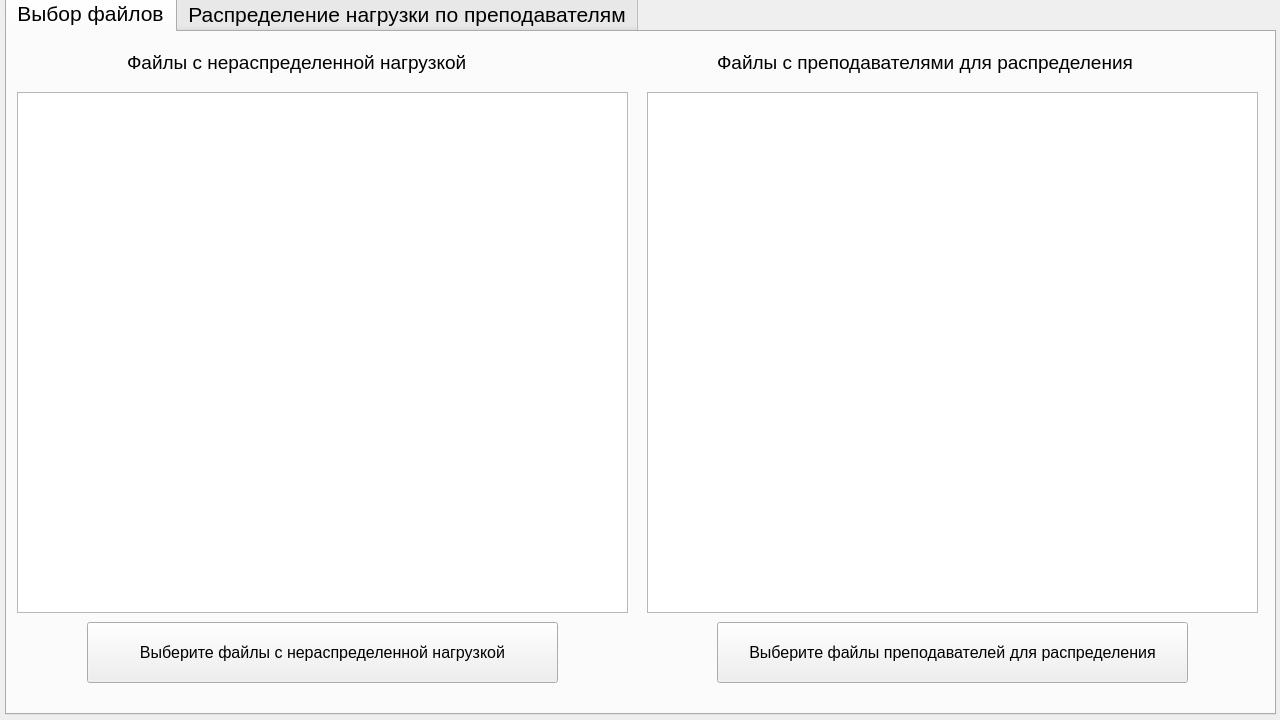
<?xml version="1.0" encoding="UTF-8"?>
<ui version="4.0">
 <class>MainWindow</class>
 <widget class="QMainWindow" name="MainWindow">
  <property name="geometry">
   <rect>
    <x>0</x>
    <y>0</y>
    <width>1280</width>
    <height>720</height>
   </rect>
  </property>
  <property name="windowTitle">
   <string>Распредление нагрузки</string>
  </property>
  <property name="toolTipDuration">
   <number>-4</number>
  </property>
  <widget class="QWidget" name="centralwidget">
   <widget class="QTabWidget" name="MainTab">
    <property name="enabled">
     <bool>true</bool>
    </property>
    <property name="geometry">
     <rect>
      <x>5</x>
      <y>-5</y>
      <width>1271</width>
      <height>720</height>
     </rect>
    </property>
    <property name="sizePolicy">
     <sizepolicy hsizetype="Expanding" vsizetype="Expanding">
      <horstretch>0</horstretch>
      <verstretch>0</verstretch>
     </sizepolicy>
    </property>
    <property name="minimumSize">
     <size>
      <width>0</width>
      <height>0</height>
     </size>
    </property>
    <property name="maximumSize">
     <size>
      <width>1751</width>
      <height>1231</height>
     </size>
    </property>
    <property name="font">
     <font>
      <family>MS Shell Dlg 2</family>
      <pointsize>16</pointsize>
     </font>
    </property>
    <property name="mouseTracking">
     <bool>true</bool>
    </property>
    <property name="tabPosition">
     <enum>QTabWidget::North</enum>
    </property>
    <property name="tabShape">
     <enum>QTabWidget::Rounded</enum>
    </property>
    <property name="currentIndex">
     <number>0</number>
    </property>
    <widget class="QWidget" name="FilesSelection">
     <attribute name="title">
      <string>Выбор файлов</string>
     </attribute>
     <widget class="QListWidget" name="SelectedLoad">
      <property name="geometry">
       <rect>
        <x>10</x>
        <y>60</y>
        <width>611</width>
        <height>521</height>
       </rect>
      </property>
      <property name="contextMenuPolicy">
       <enum>Qt::DefaultContextMenu</enum>
      </property>
     </widget>
     <widget class="QPushButton" name="LoadSelection">
      <property name="geometry">
       <rect>
        <x>80</x>
        <y>590</y>
        <width>471</width>
        <height>61</height>
       </rect>
      </property>
      <property name="font">
       <font>
        <family>MS Shell Dlg 2</family>
        <pointsize>12</pointsize>
       </font>
      </property>
      <property name="text">
       <string>Выберите файлы с нераспределенной нагрузкой</string>
      </property>
     </widget>
     <widget class="QPushButton" name="TeachersSelection">
      <property name="geometry">
       <rect>
        <x>710</x>
        <y>590</y>
        <width>471</width>
        <height>61</height>
       </rect>
      </property>
      <property name="font">
       <font>
        <family>MS Shell Dlg 2</family>
        <pointsize>12</pointsize>
       </font>
      </property>
      <property name="text">
       <string>Выберите файлы преподавателей для распределения</string>
      </property>
     </widget>
     <widget class="QListWidget" name="SelectedTeachers">
      <property name="geometry">
       <rect>
        <x>640</x>
        <y>60</y>
        <width>611</width>
        <height>521</height>
       </rect>
      </property>
     </widget>
     <widget class="QLabel" name="LoadLabel">
      <property name="geometry">
       <rect>
        <x>120</x>
        <y>20</y>
        <width>401</width>
        <height>21</height>
       </rect>
      </property>
      <property name="font">
       <font>
        <family>MS Shell Dlg 2</family>
        <pointsize>14</pointsize>
       </font>
      </property>
      <property name="text">
       <string>Файлы с нераспределенной нагрузкой</string>
      </property>
     </widget>
     <widget class="QLabel" name="TeacherLable">
      <property name="geometry">
       <rect>
        <x>710</x>
        <y>20</y>
        <width>481</width>
        <height>21</height>
       </rect>
      </property>
      <property name="font">
       <font>
        <family>MS Shell Dlg 2</family>
        <pointsize>14</pointsize>
       </font>
      </property>
      <property name="text">
       <string>Файлы с преподавателями для распределения</string>
      </property>
     </widget>
    </widget>
    <widget class="QWidget" name="Work">
     <attribute name="title">
      <string>Распределение нагрузки по преподавателям</string>
     </attribute>
     <widget class="QPushButton" name="RefreshLoad">
      <property name="geometry">
       <rect>
        <x>50</x>
        <y>10</y>
        <width>531</width>
        <height>31</height>
       </rect>
      </property>
      <property name="font">
       <font>
        <family>MS Shell Dlg 2</family>
        <pointsize>14</pointsize>
       </font>
      </property>
      <property name="text">
       <string>Обновить нераспределенную нагрузку</string>
      </property>
     </widget>
     <widget class="QPushButton" name="RefreshTeachers">
      <property name="geometry">
       <rect>
        <x>680</x>
        <y>10</y>
        <width>531</width>
        <height>31</height>
       </rect>
      </property>
      <property name="text">
       <string>Обновить список преподавателей</string>
      </property>
     </widget>
     <widget class="QPushButton" name="EndWork">
      <property name="geometry">
       <rect>
        <x>460</x>
        <y>630</y>
        <width>341</width>
        <height>41</height>
       </rect>
      </property>
      <property name="font">
       <font>
        <family>MS Shell Dlg 2</family>
        <pointsize>14</pointsize>
       </font>
      </property>
      <property name="text">
       <string>Завершить обработку</string>
      </property>
     </widget>
     <widget class="QPushButton" name="AddLoadRow">
      <property name="geometry">
       <rect>
        <x>10</x>
        <y>580</y>
        <width>290</width>
        <height>41</height>
       </rect>
      </property>
      <property name="font">
       <font>
        <family>MS Shell Dlg 2</family>
        <pointsize>14</pointsize>
       </font>
      </property>
      <property name="text">
       <string>Добавить строку</string>
      </property>
     </widget>
     <widget class="QPushButton" name="AddLoadColumn">
      <property name="geometry">
       <rect>
        <x>330</x>
        <y>580</y>
        <width>291</width>
        <height>41</height>
       </rect>
      </property>
      <property name="font">
       <font>
        <family>MS Shell Dlg 2</family>
        <pointsize>14</pointsize>
       </font>
      </property>
      <property name="text">
       <string>Добавить столбец</string>
      </property>
     </widget>
     <widget class="QPushButton" name="AddTeachersColumn">
      <property name="geometry">
       <rect>
        <x>960</x>
        <y>580</y>
        <width>291</width>
        <height>41</height>
       </rect>
      </property>
      <property name="font">
       <font>
        <family>MS Shell Dlg 2</family>
        <pointsize>14</pointsize>
       </font>
      </property>
      <property name="text">
       <string>Добавить столбец</string>
      </property>
     </widget>
     <widget class="QPushButton" name="AddTeachersRow">
      <property name="geometry">
       <rect>
        <x>640</x>
        <y>580</y>
        <width>291</width>
        <height>41</height>
       </rect>
      </property>
      <property name="font">
       <font>
        <family>MS Shell Dlg 2</family>
        <pointsize>14</pointsize>
       </font>
      </property>
      <property name="text">
       <string>Добавить строку</string>
      </property>
     </widget>
     <widget class="QTabWidget" name="LoadTabs">
      <property name="geometry">
       <rect>
        <x>10</x>
        <y>50</y>
        <width>611</width>
        <height>520</height>
       </rect>
      </property>
      <property name="currentIndex">
       <number>-1</number>
      </property>
     </widget>
     <widget class="QTabWidget" name="TeachersTabs">
      <property name="geometry">
       <rect>
        <x>640</x>
        <y>50</y>
        <width>611</width>
        <height>520</height>
       </rect>
      </property>
     </widget>
     <widget class="QPushButton" name="AddTeachersTab">
      <property name="geometry">
       <rect>
        <x>930</x>
        <y>630</y>
        <width>321</width>
        <height>41</height>
       </rect>
      </property>
      <property name="font">
       <font>
        <family>MS Shell Dlg 2</family>
        <pointsize>14</pointsize>
       </font>
      </property>
      <property name="text">
       <string>Добавить лист преподавателя</string>
      </property>
     </widget>
     <widget class="QPushButton" name="AddLoadTab">
      <property name="geometry">
       <rect>
        <x>10</x>
        <y>630</y>
        <width>321</width>
        <height>41</height>
       </rect>
      </property>
      <property name="font">
       <font>
        <family>MS Shell Dlg 2</family>
        <pointsize>14</pointsize>
       </font>
      </property>
      <property name="text">
       <string>Добавить лист с нагрузкой</string>
      </property>
     </widget>
    </widget>
   </widget>
  </widget>
 </widget>
 <resources/>
 <connections/>
</ui>
